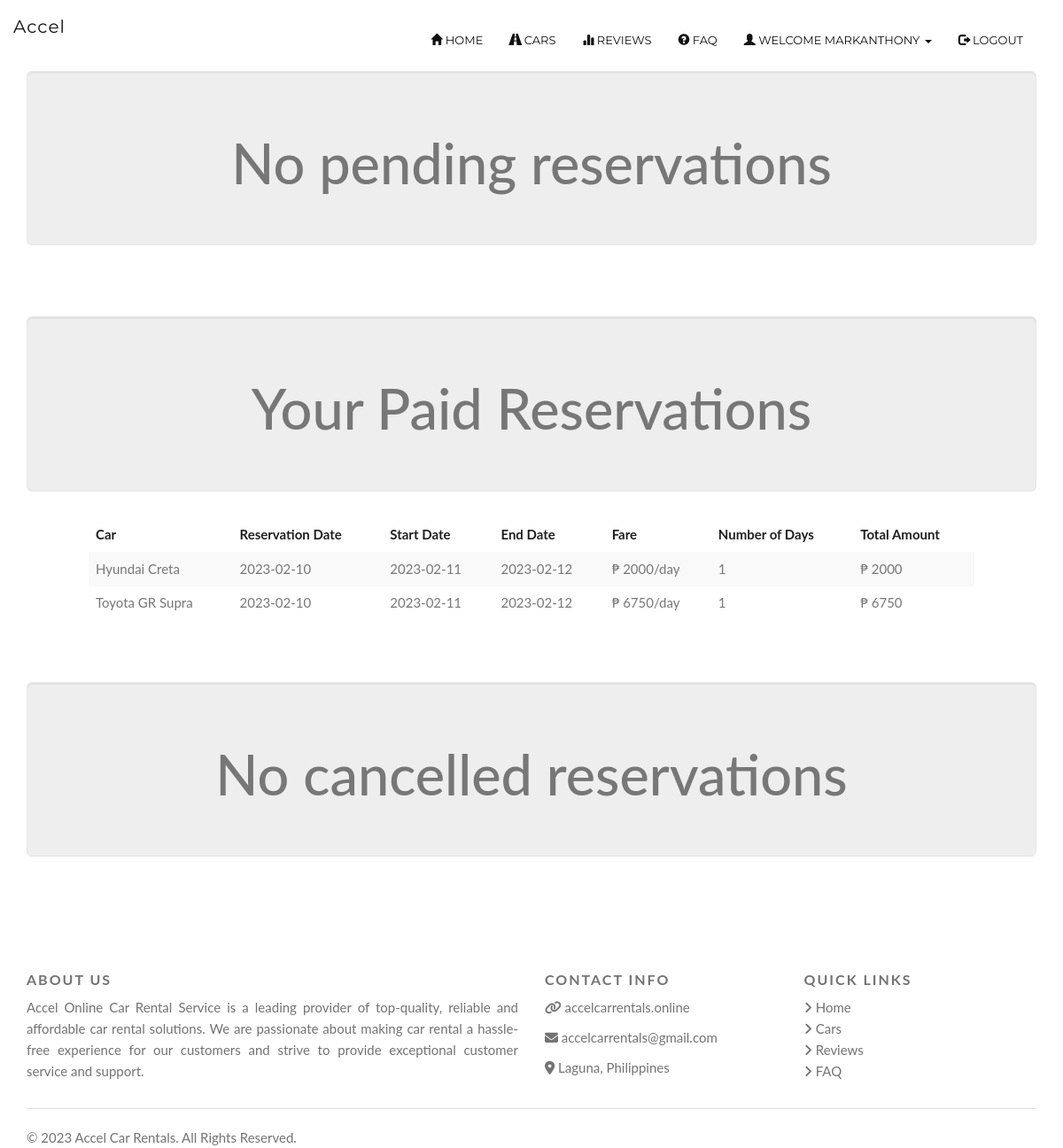
Page /my-reservations.php (signed in) on the committed database.
### tables this page shows
CREATE TABLE `reservation` (
  `reservation_id` int(11) NOT NULL,
  `customer_username` varchar(50) NOT NULL,
  `car_id` int(11) NOT NULL,
  `driver_id` int(11) DEFAULT NULL,
  `reservation_date` date NOT NULL,
  `rent_start_date` date NOT NULL,
  `rent_end_date` date NOT NULL,
  `booking_date` date DEFAULT NULL,
  `fare` double NOT NULL,
  `no_of_days` int(11) NOT NULL,
  `total_amount` double NOT NULL,
  `reservation_status` varchar(30) NOT NULL
);

CREATE TABLE `cars` (
  `car_id` int(11) NOT NULL,
  `car_name` varchar(50) NOT NULL,
  `car_type` varchar(100) NOT NULL,
  `car_seat_capacity` varchar(50) NOT NULL,
  `car_transmission` varchar(50) NOT NULL,
  `rent_price` double NOT NULL,
  `location` varchar(100) NOT NULL,
  `client_username` varchar(50) NOT NULL,
  `car_img` varchar(100) NOT NULL,
  `car_availability` varchar(10) NOT NULL
);

### my-reservations.php (the view, shortened to what this page needs)
<?php
    $conn = Connect();
    $login_customer = $_SESSION['login_customer'];
?>
<!DOCTYPE html>
<html lang="en">
<head>
    <link rel="stylesheet" href="https://cdnjs.cloudflare.com/ajax/libs/font-awesome/6.2.1/css/all.min.css">
    <link rel="stylesheet" href="assets/css/w3.css">
    <link rel="stylesheet" href="assets/css/bootstrap.min.css">
    <link rel="stylesheet" href="https://maxcdn.bootstrapcdn.com/bootstrap/3.4.0/css/bootstrap.min.css">
    <link rel="stylesheet" href="assets/css/custom/style.css">
</head>
<body style="padding-top: 80px;">
    <?php include 'includes/header.php'; ?>
    <?php
        $sql1 = "SELECT * FROM reservation r, cars c
        WHERE r.customer_username='$login_customer' AND c.car_id = r.car_id AND r.reservation_status = 'Pending' ORDER BY r.reservation_id";
        $result1 = $conn->query($sql1);
        if (mysqli_num_rows($result1) > 0) {
    ?>
        <div class="container">
            <div class="jumbotron">
                <h1 class="text-center">Your Pending Reservations</h1>
            </div>
        </div>
        <div class="table-responsive" style="padding-left: 100px; padding-right: 100px; padding-bottom: 50px;">
            <table class="table table-striped">
                <thead class="thead-dark">
                    <tr>
                        <th>Car</th>
                        <th>Reservation Date</th>
                        <th>Start Date</th>
                        <th>End Date</th>
                        <th>Fare</th>
                        <th>Number of Days</th>
                        <th>Total Amount</th>
                        <th>Payment</th>
                        <th>Cancellation</th>
                    </tr>
                </thead>
                <?php
                    while ($row = mysqli_fetch_assoc($result1)) {
                ?>
                    <tr>
                        <td><?php echo $row["car_name"]; ?></td>
                        <td><?php echo $row["reservation_date"]; ?></td>
                        <td><?php echo $row["rent_start_date"] ?></td>
                        <td><?php echo $row["rent_end_date"]; ?></td>
                        <td>₱ <?php echo ($row["fare"] . "/day"); ?></td>
                        <td><?php echo $row["no_of_days"]; ?> </td>
                        <td>₱ <?php echo $row["total_amount"]; ?></td>
                        <td><a href="payment.php?id=<?php echo $row["reservation_id"];?>" class="update-btn"> Proceed to Payment </a></td>
                        <td><a href="cancel.php?id=<?php echo $row["reservation_id"];?>" class="delete-btn" onclick="return confirm('Are you sure you want to cancel this reservation?');" style="color: red;"> Cancel </a></td>
                    </tr>
                <?php
                    }
                ?>
            </table>
        </div>
    <?php
        } else {
    ?>
        <div class="container" style="padding-bottom: 50px;">
            <div class="jumbotron">
                <h1 class="text-center">No pending reservations</h1>
            </div>
        </div>
    <?php
        }
    ?>
    <?php
        $sql1 = "SELECT * FROM reservation r, cars c
        WHERE r.customer_username='$login_customer' AND c.car_id = r.car_id AND r.reservation_status = 'Paid' ORDER BY r.reservation_id";
        $result1 = $conn->query($sql1);
        if (mysqli_num_rows($result1) > 0) {
    ?>
    <div class="container">
        <div class="jumbotron">
            <h1 class="text-center">Your Paid Reservations</h1>
        </div>
    </div>
    <div class="table-responsive" style="padding-left: 100px; padding-right: 100px; padding-bottom: 50px;">
        <table class="table table-striped">
            <thead class="thead-dark">
                <tr>
                    <th>Car</th>
                    <th>Reservation Date</th>
                    <th>Start Date</th>
                    <th>End Date</th>
                    <th>Fare</th>
                    <th>Number of Days</th>
                    <th>Total Amount</th>
                </tr>
            </thead>
            <?php
                while ($row = mysqli_fetch_assoc($result1)) {
            ?>
                <tr>
                    <td><?php echo $row["car_name"]; ?></td>
                    <td><?php echo $row["reservation_date"]; ?></td>
                    <td><?php echo $row["rent_start_date"] ?></td>
                    <td><?php echo $row["rent_end_date"]; ?></td>
                    <td>₱ <?php echo ($row["fare"] . "/day"); ?></td>
                    <td><?php echo $row["no_of_days"]; ?> </td>
                    <td>₱ <?php echo $row["total_amount"]; ?></td>
                </tr>
            <?php
                }
            ?>
        </table>
    </div>
    <?php
        }
    ?>
    <?php
        $sql1 = "SELECT * FROM reservation r, cars c
        WHERE r.customer_username='$login_customer' AND c.car_id = r.car_id AND r.reservation_status = 'Cancelled' ORDER BY r.reservation_id";
        $result1 = $conn->query($sql1);
        if (mysqli_num_rows($result1) > 0) {
    ?>
    <div class="container">
        <div class="jumbotron">
            <h1 class="text-center">Your Cancelled Reservations</h1>
        </div>
    </div>
    <div class="table-responsive" style="padding-left: 100px; padding-right: 100px; padding-bottom: 50px;">
        <table class="table table-striped">
            <thead class="thead-dark">
                <tr>
                    <th>Car</th>
                    <th>Reservation Date</th>
                    <th>Start Date</th>
                    <th>End Date</th>
                    <th>Fare</th>
                    <th>Number of Days</th>
                    <th>Total Amount</th>
                </tr>
            </thead>
        <?php
            while ($row = mysqli_fetch_assoc($result1)) {
        ?>
            <tr>
                <td><?php echo $row["car_name"]; ?></td>
                <td><?php echo $row["reservation_date"]; ?></td>
                <td><?php echo $row["rent_start_date"] ?></td>
                <td><?php echo $row["rent_end_date"]; ?></td>
                <td>₱ <?php echo ($row["fare"] . "/day"); ?></td>
                <td><?php echo $row["no_of_days"]; ?> </td>
                <td>₱ <?php echo $row["total_amount"]; ?></td>
            </tr>
        <?php
            }
        ?>
        </table>
    </div>
    <?php
        } else {
    ?>
    <div class="container" style="padding-bottom: 50px;">
        <div class="jumbotron">
            <h1 class="text-center">No cancelled reservations</h1>
        </div>
    </div>
    <?php
        }
    ?>
    <?php include 'includes/footer.php'; ?>
</body>
</html>

### assets/css/w3.css (style rules this page uses)
*,*:before,*:after { box-sizing:inherit }
html { -ms-text-size-adjust:100%;-webkit-text-size-adjust:100% }
body { margin:0 }
html,body { font-family:Verdana,sans-serif;font-size:15px;line-height:1.5 }
html { overflow-x:hidden }
h1 { font-size:36px }
h1,h2,h3,h4,h5,h6 { font-family:"Segoe UI",Arial,sans-serif;font-weight:400;margin:10px 0 }

### assets/css/custom/style.css (style rules this page uses)
body, html { height: 100%; margin: 0; font: 400 15px/1.8 "Lato", sans-serif; color: #777; }
.table>thead>tr>th { color: #202020 !important; }

### rows in the picture
reservation: car.car_name "Hyundai Creta", reservation_date "2023-02-10", rent_start_date "2023-02-11", rent_end_date "2023-02-12", fare "2000", no_of_days "1", total_amount "2000"
reservation: car.car_name "Toyota GR Supra", reservation_date "2023-02-10", rent_start_date "2023-02-11", rent_end_date "2023-02-12", fare "6750", no_of_days "1", total_amount "6750"

### other values in the picture
$_SESSION['login_customer'] "MARKANTHONY"
